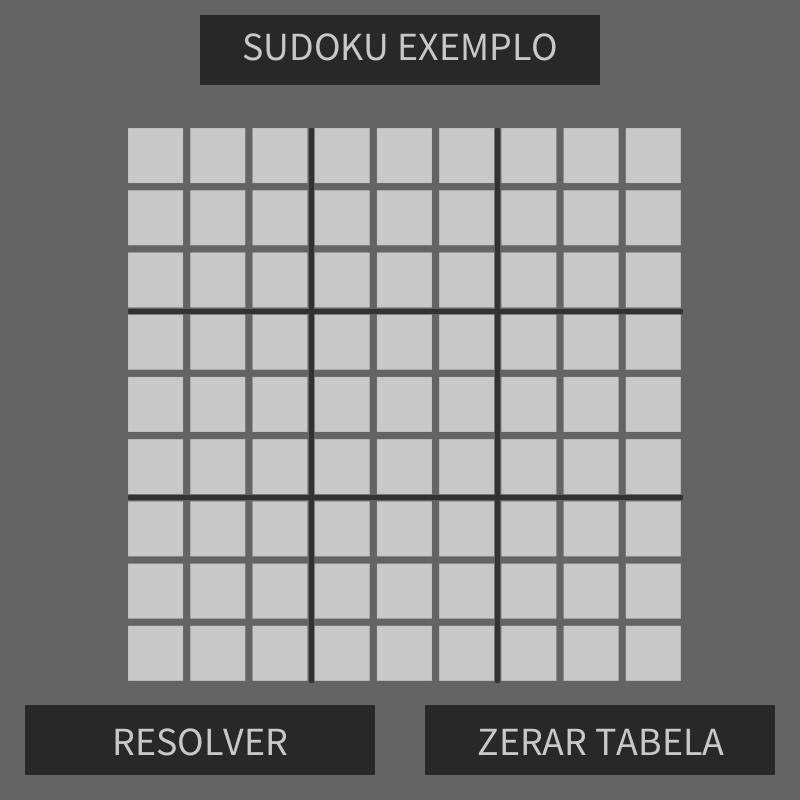
Frame 1 (no input)
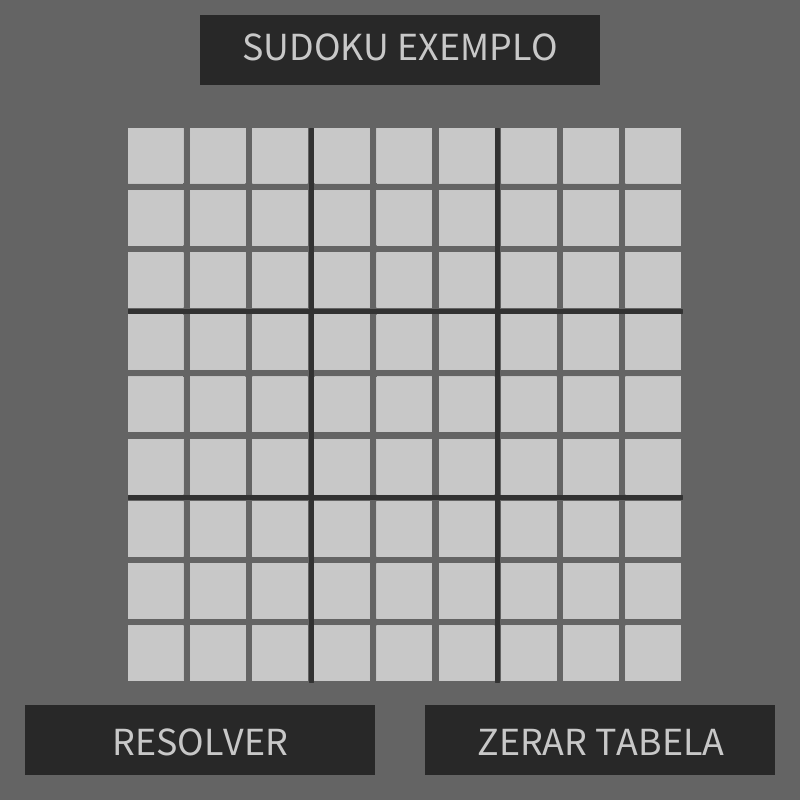
Frame 60 (the mouse pressed at the canvas centre just before this capture)
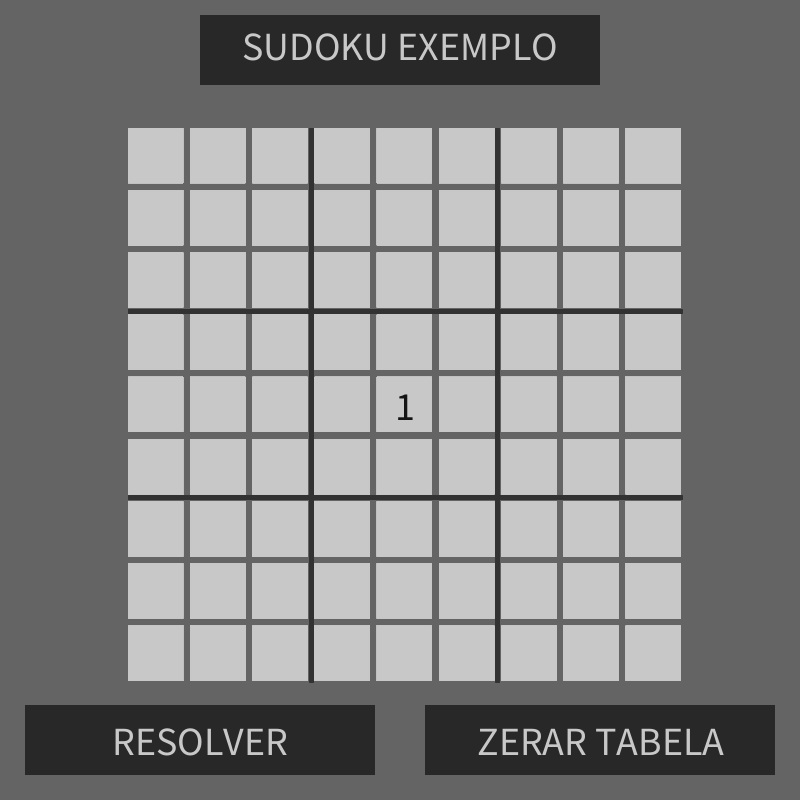
Frame 120 (the mouse held since frame 60 and released just before this capture)

The Processing sketch that drew these frames (run headless with seeded random() and noise(); from frame 60 on, the mouse is pressed at the canvas centre):

// Processing sketch: Sudoku_Desktop
// ── Sudoku_Desktop.pde
tabela tab = new tabela();
int press = 0;
void setup() {
  size(800, 800);
  background(100);
  textAlign(CENTER);
  rectMode(CENTER);
  
}
void draw() {
  
  if(press >= 1){
    tab.resolver();
  }
  
  desenharlayout();
  tab.desenhartabela();
}

void mousePressed(){
  int x, y;
  if(mouseY > 700 & mouseX > 410){
    tab.zerartabela();
  }
  if(mouseY > 700 & mouseX < 290){
    press = 1;
  }
  if(mouseY <= 100){
    tab.exemplo(1);
  }
  
  for (x = 1; x <=9; x++){
    for (y = 1; y <=9; y++){
      if(mouseY >((width*0.7)/9)*(1.5+y) - 27.5 && mouseY < (((width*0.7)/9)*(1.5+y)) + 27.5 ){
        if(mouseX >((width*0.7)/9)*(1.5+x) - 27.5 && mouseX < (((width*0.7)/9)*(1.5+x)) + 27.5 ){
          tab.alterartabela(x, y);
          
        }
      }
    }
  }
  delay(100);
}

void desenharlayout(){
  fill(40);
  noStroke();
  rect(width/4, 740, 350, 70);
  textSize(40);
  fill(200);
  text("RESOLVER",width/4, 755);
  fill(40);
  rect(width/4*3, 740, 350, 70);
  fill(200);
  text("ZERAR TABELA",width/4*3, 755);
  fill(40);
  rect(width/2, 50, 400, 70);
  fill(200);
  text("SUDOKU EXEMPLO",width/2, 60);
}

// ── Tabela.pde
class tabela{
  private
  int[][] tab =
  {{0,0,0,0,  0,0,0,  0,0,0,},
 
  {0,    0,0,0,  0,0,0,  0,0,0,},
  {0,    0,0,0,  0,0,0,  0,0,0,},
  {0,    0,0,0,  0,0,0,  0,0,0,},
  
  {0,    0,0,0,  0,0,0,  0,0,0,},
  {0,    0,0,0,  0,0,0,  0,0,0,},
  {0,    0,0,0,  0,0,0,  0,0,0,},
  
  {0,    0,0,0,  0,0,0,  0,0,0,},
  {0,    0,0,0,  0,0,0,  0,0,0,},
  {0,    0,0,0,  0,0,0,  0,0,0,}};
  
  int[][] tabexemplo1 =
  {{0,0,0,0,  0,0,0,  0,0,0,},
  
  {0,    3,0,4,  0,0,2,  0,0,8,},
  {0,    0,1,0,  0,0,0,  0,2,0,},
  {0,    0,0,9,  0,0,0,  6,0,1,},
  
  {0,    2,0,0,  9,0,6,  0,0,0,},
  {0,    0,0,0,  0,5,0,  0,0,0,},
  {0,    0,0,0,  7,0,4,  0,0,2,},
  
  {0,    8,0,3,  0,0,0,  5,0,0,},
  {0,    0,7,0,  0,0,0,  0,3,0,},
  {0,    1,0,0,  5,0,0,  9,0,4,}};
  
  int[][] tabaux =
  {{0,0,0,0,  0,0,0,  0,0,0,},
  {0,    0,0,0,  0,0,0,  0,0,0,},
  {0,    0,0,0,  0,0,0,  0,0,0,},
  {0,    0,0,0,  0,0,0,  0,0,0,},
  {0,    0,0,0,  0,0,0,  0,0,0,},
  {0,    0,0,0,  0,0,0,  0,0,0,},
  {0,    0,0,0,  0,0,0,  0,0,0,},
  {0,    0,0,0,  0,0,0,  0,0,0,},
  {0,    0,0,0,  0,0,0,  0,0,0,},
  {0,    0,0,0,  0,0,0,  0,0,0,}};
  
  int[][] tabaux2 =
  {{0,0,0,0,  0,0,0,  0,0,0,},
  {0,
         0,0,0,  0,0,0,  0,0,0,},
  {0,    0,0,0,  0,0,0,  0,0,0,},
  {0,    0,0,0,  0,0,0,  0,0,0,},
  {0,    0,0,0,  0,0,0,  0,0,0,},
  {0,    0,0,0,  0,0,0,  0,0,0,},
  {0,    0,0,0,  0,0,0,  0,0,0,},
  {0,    0,0,0,  0,0,0,  0,0,0,},
  {0,    0,0,0,  0,0,0,  0,0,0,},
  {0,    0,0,0,  0,0,0,  0,0,0,}};
  
  int[][] check =
  {{0,0,0,0, },
  {0,
         0,0,0, },
  {0,    0,0,0, },
  {0,    0,0,0, }};
  
  int[][] checkp =
  {{0,0,0,0, },
  {0,
         0,0,0, },
  {0,    0,0,0, },
  {0,    0,0,0, }};

  int[][] checkc =
  {{0,0,0,0, },
  {0,
         0,0,0, },
  {0,    0,0,0, },
  {0,    0,0,0, }};
  
  
  int coincidenciav(){

    int aux = 0, aux2 = 0, x, y;
    
    for (x = 1; x <= 3; x++) {
      for (y = 1; y <= 3; y++) {
        if(checkc[y][x] == 0){
          aux++;
        }
      }
      if (aux > 1){
        if (aux2 == 0 & aux2 != 4){
          aux2 = x;
        }else{
          if(aux2 == 0){
            aux2 = 0;
          }else{
            aux2 = 4;
          }
        }
        aux = 0;
      }else if (aux == 1) { 
        aux2 = 4;
      }else{
        aux = 0;
      }
    }
    
    if (aux2 == 4) {
      aux2 = 0;
    }
    
    return aux2;
  }
  
  int coincidenciah(){

    int aux = 0, aux3 = 0, x, y;
    
    for (y = 1; y <= 3; y++) {
      for (x = 1; x <= 3; x++) {
        if(checkc[y][x] == 0){
          aux++;
        }
      }
      if (aux > 1){
        if (aux3 == 0 & aux3 != 4){
          aux3 = y;
        }else{
          if(aux3 == 0){
            aux3 = 0;
          }else{
            aux3 = 4;
          }
        }
        aux = 0;
      }else if (aux == 1) { 
        aux3 = 4;
      }else{
        aux = 0;
      }
    }
    
    if (aux3 == 4){
      aux3 = 0;
    }
    return aux3;
  }

  void forcc(int y, int natual){
    int aux, aux2, aux3 = 0;
    for(aux2 = y; aux2 < y+3; aux2++){
      aux3++;
      for(aux = 1;aux <=9; aux++){
        if (tab[aux][aux2] == natual){
          check[aux3][1] = 1;
          check[aux3][2] = 1;
          check[aux3][3] = 1;
        }
      }
    }

  }

  void forcl(int y, int natual){
    int aux, aux2, aux3 = 0;
    for(aux2 = y; aux2 < y+3; aux2++){
      aux3++;
      for(aux = 1;aux <=9; aux++){
        if (tab[aux2][aux] == natual){
          check[1][aux3] = 1;
          check[2][aux3] = 1;
          check[3][aux3] = 1;
        }
      }
    }

  }
  
  void checkpossibilidades(int na, int qa){
    
    int xs = 0, ys = 0, x, y;
    
    switch (qa){
      case 1:  xs = 0; ys = 0;  break;
      case 2:  xs = 0; ys = 3;  break;
      case 3:  xs = 0; ys = 6;  break;
      case 4:  xs = 3; ys = 0;  break;
      case 5:  xs = 3; ys = 3;  break;
      case 6:  xs = 3; ys = 6;  break;
      case 7:  xs = 6; ys = 0;  break;
      case 8:  xs = 6; ys = 3;  break;
      case 9:  xs = 6; ys = 6;  break;
    }
    
    for(x = 1; x <= 3; x++){
      for(y = 1; y <= 3; y++){
        if(check[y][x] == 0){
          tabaux[x+xs][y+ys]++;
          tabaux2[x+xs][y+ys] = na;
        }
      }
    }
  }

  void mudancap(){
    int x, y;
    
    for(y = 1; y <= 9 ;y++){
      for(x = 1; x <= 9 ;x++){
        if (tabaux[x][y] == 1) {
          tab[x][y] = tabaux2[x][y];
        }
      }
    }
    
  }
  
  void limpar(){
    int na = 1, qa;
    for(na = 1; na <=9; na++){
      for(qa = 1; qa <= 9; qa++){
        tabaux[na][qa] = 0;
      }
    }
  }
  
  void tirarusado(int qa){
    int xs = 0, ys = 0, x, y;
    
    switch (qa){
      case 1:  xs = 0; ys = 0;  break;
      case 2:  xs = 0; ys = 3;  break;
      case 3:  xs = 0; ys = 6;  break;
      case 4:  xs = 3; ys = 0;  break;
      case 5:  xs = 3; ys = 3;  break;
      case 6:  xs = 3; ys = 6;  break;
      case 7:  xs = 6; ys = 0;  break;
      case 8:  xs = 6; ys = 3;  break;
      case 9:  xs = 6; ys = 6;  break;
    }
    
    for(x = 1; x <= 3; x++){
      for(y = 1; y <= 3; y++){
        if(tab[x+xs][y+ys] != 0){
          check[y][x] = 1;
        }
      }
    }
  }
  
  void mudanca(int natual, int quadatual){
    int x, y, xs = 0, ys = 0, controle = 0;
    
    switch (quadatual){
      case 1:  xs = 0; ys = 0;  break;
      case 2:  xs = 3; ys = 0;  break;
      case 3:  xs = 6; ys = 0;  break;
      case 4:  xs = 0; ys = 3;  break;
      case 5:  xs = 3; ys = 3;  break;
      case 6:  xs = 6; ys = 3;  break;
      case 7:  xs = 0; ys = 6;  break;
      case 8:  xs = 3; ys = 6;  break;
      case 9:  xs = 6; ys = 6;  break;
    }
    
    for(y = 1; y <= 3; y++){
      for(x = 1; x <= 3; x++){
        controle += check[x][y];
      }
    }
    if (controle == 8){
      for(y = 1; y <= 3; y++){
        for(x = 1; x <= 3; x++){
          if (check[x][y] == 0){
            
            tab[y+ys][x+xs] = natual;
          }
        }
      }
    }
    for(y = 1; y <= 3; y++){
      for(x = 1; x <= 3; x++){
        check[x][y] = 0;
      }
    }
  }

  void checarlinha(int natual, int quadatual){
    switch (quadatual){
      case 1:  forcl(1, natual);  break;
      case 2:  forcl(1, natual);  break;
      case 3:  forcl(1, natual);  break;
      case 4:  forcl(4, natual);  break;
      case 5:  forcl(4, natual);  break;
      case 6:  forcl(4, natual);  break;
      case 7:  forcl(7, natual);  break;
      case 8:  forcl(7, natual);  break;
      case 9:  forcl(7, natual);  break;
    }
  }
  
  void checarcoluna(int natual, int quadatual){
    switch (quadatual){
      case 1:  forcc(1, natual);  break;
      case 2:  forcc(4, natual);  break;
      case 3:  forcc(7, natual);  break;
      case 4:  forcc(1, natual);  break;
      case 5:  forcc(4, natual);  break;
      case 6:  forcc(7, natual);  break;
      case 7:  forcc(1, natual);  break;
      case 8:  forcc(4, natual);  break;
      case 9:  forcc(7, natual);  break;
    }

  }
  
  int checarquad(int natual, int quadatual){
    int x = 0, y = 0;
    switch (quadatual){
      case 1:x = 1; y = 1  ;  break;
      case 2:x = 4; y = 1  ;  break;
      case 3:x = 7; y = 1  ;  break;
      case 4:x = 1; y = 4  ;  break;
      case 5:x = 4; y = 4  ;  break;
      case 6:x = 7; y = 4  ;  break;
      case 7:x = 1; y = 7  ;  break;
      case 8:x = 4; y = 7  ;  break;
      case 9:x = 7; y = 7  ;  break;
    }   
    int aux, aux2, aux3 = 0;
    for(aux = y; aux< y+3; aux++){
      for(aux2 = x; aux2 < x+3; aux2++){
        if(tab[aux][aux2] == natual){
          aux3 = 1;
        }
      }      
    }
    if (aux3 == 1){
      return 0;
    }else{return 1;}
  }
public

  void resolver(){
    int na = 1, qa;
    for(na = 1; na <=9; na++){
      for(qa = 1; qa <= 9; qa++){
        if(checarquad(na, qa) ==1){
            checarlinha(na, qa);
            checarcoluna(na, qa);
            tirarusado(qa);
            checkpossibilidades(na, qa);
            mudanca(na, qa);
  
        }
      }
    }
    mudancap();
    limpar();
  }
  
  void desenhartabela(){
    for(byte y = 1; y <= 9 ;y++){
      for(byte x = 1; x <= 9 ;x++){
  
        fill(200);
        noStroke();
        rect((((width*0.7)/9)*(1.5+y)), (((height*0.7)/9)*(1.5+x)), 55, 55);
        if(tab[x][y] != 0){
          fill(20);
          textSize(40);
          text(tab[x][y], (((width*0.7)/9)*(1.5+y)), (((height*0.7)/9)*(1.75+x)));
        }
  
        if (x == 3 || x == 6){
          stroke(50);
          strokeWeight(5);
          line((((width*0.7)/9)*(2+x)), 130, (((width*0.7)/9)*(2+x)), 680);
        }
        if (y == 3 || y == 6){
          stroke(50);
          strokeWeight(5);
          line(130,(((height*0.7)/9)*(2+y)), 680, (((height*0.7)/9)*(2+y)));
        }
      }
    }
  }  
  void alterartabela(int y, int x){
    if(tab[x][y] >= 9){
      tab[x][y] = 0;
    }else{
      tab[x][y]++;
    }
  }
  void zerartabela(){
    for(byte y = 1; y <= 9 ;y++){
      for(byte x = 1; x <= 9 ;x++){
        tab[y][x] = 0;
      }
    }
  }
  void exemplo(int aux){
    if (aux == 1){
      for(byte y = 1; y <= 9 ;y++){
        for(byte x = 1; x <= 9 ;x++){
          tab[x][y] = 0;
          tab[x][y] = tabexemplo1[y][x];
        }
      }
    }
  }
}
